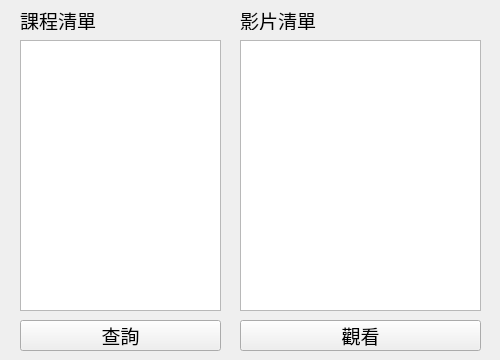
<?xml version="1.0" encoding="UTF-8"?>
<ui version="4.0">
 <class>GazerWindow</class>
 <widget class="QMainWindow" name="GazerWindow">
  <property name="geometry">
   <rect>
    <x>0</x>
    <y>0</y>
    <width>500</width>
    <height>360</height>
   </rect>
  </property>
  <property name="sizePolicy">
   <sizepolicy hsizetype="Fixed" vsizetype="Fixed">
    <horstretch>0</horstretch>
    <verstretch>0</verstretch>
   </sizepolicy>
  </property>
  <property name="minimumSize">
   <size>
    <width>500</width>
    <height>360</height>
   </size>
  </property>
  <property name="maximumSize">
   <size>
    <width>500</width>
    <height>360</height>
   </size>
  </property>
  <property name="font">
   <font>
    <pointsize>14</pointsize>
   </font>
  </property>
  <property name="windowTitle">
   <string>TronGazer</string>
  </property>
  <property name="windowIcon">
   <iconset>
    <normaloff>Evil_Eye.svg</normaloff>Evil_Eye.svg</iconset>
  </property>
  <widget class="QWidget" name="centralwidget">
   <widget class="QListView" name="courseListView">
    <property name="geometry">
     <rect>
      <x>20</x>
      <y>40</y>
      <width>201</width>
      <height>271</height>
     </rect>
    </property>
    <property name="editTriggers">
     <set>QAbstractItemView::NoEditTriggers</set>
    </property>
   </widget>
   <widget class="QLabel" name="label">
    <property name="geometry">
     <rect>
      <x>20</x>
      <y>10</y>
      <width>81</width>
      <height>20</height>
     </rect>
    </property>
    <property name="text">
     <string>課程清單</string>
    </property>
   </widget>
   <widget class="QLabel" name="label_2">
    <property name="geometry">
     <rect>
      <x>240</x>
      <y>10</y>
      <width>81</width>
      <height>20</height>
     </rect>
    </property>
    <property name="text">
     <string>影片清單</string>
    </property>
   </widget>
   <widget class="QListView" name="videoListView">
    <property name="geometry">
     <rect>
      <x>240</x>
      <y>40</y>
      <width>241</width>
      <height>271</height>
     </rect>
    </property>
    <property name="editTriggers">
     <set>QAbstractItemView::NoEditTriggers</set>
    </property>
    <property name="selectionMode">
     <enum>QAbstractItemView::MultiSelection</enum>
    </property>
   </widget>
   <widget class="QPushButton" name="courseBtn">
    <property name="geometry">
     <rect>
      <x>20</x>
      <y>320</y>
      <width>201</width>
      <height>31</height>
     </rect>
    </property>
    <property name="font">
     <font>
      <family>思源黑體 Bold</family>
     </font>
    </property>
    <property name="text">
     <string>查詢</string>
    </property>
    <property name="icon">
     <iconset>
      <normaloff>Evil_Eye.svg</normaloff>Evil_Eye.svg</iconset>
    </property>
   </widget>
   <widget class="QPushButton" name="gazeBtn">
    <property name="geometry">
     <rect>
      <x>240</x>
      <y>320</y>
      <width>241</width>
      <height>31</height>
     </rect>
    </property>
    <property name="font">
     <font>
      <family>思源黑體 Bold</family>
     </font>
    </property>
    <property name="text">
     <string>觀看</string>
    </property>
    <property name="icon">
     <iconset>
      <normaloff>Evil_Eye.svg</normaloff>Evil_Eye.svg</iconset>
    </property>
   </widget>
  </widget>
 </widget>
 <resources/>
 <connections/>
</ui>
